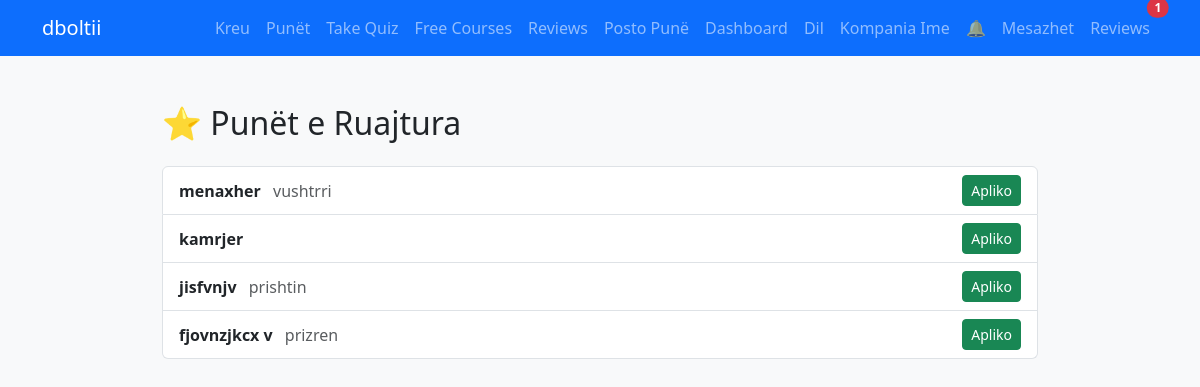
/dashboard.php (signed in), run on the app's committed database.
### tables this page shows
CREATE TABLE `jobs` (
  `id` int(11) NOT NULL,
  `user_id` int(11) NOT NULL,
  `title` varchar(255) NOT NULL,
  `city` varchar(50) NOT NULL,
  `status` varchar(10) NOT NULL DEFAULT 'open',
  `phone` varchar(30) DEFAULT NULL,
  `description` text DEFAULT NULL,
  `created_at` timestamp NOT NULL DEFAULT current_timestamp(),
  `contact` varchar(9) DEFAULT NULL,
  `category` int(255) DEFAULT NULL,
  `image` varchar(255) DEFAULT NULL,
  `salary` varchar(50) NOT NULL
);

### dashboard.php (the view, shortened to what this page needs)
<?php
include('inc/db.php');
$user_id = $_SESSION['user_id'];
$result = $conn->query("SELECT j.id, j.title, j.city FROM bookmarks b JOIN jobs j ON b.job_id = j.id WHERE b.user_id = $user_id ORDER BY b.created_at DESC");
include('inc/header.php');
?>
<div class="container mt-5" style="max-width: 900px;">
  <h2 class="mb-4">⭐ Punët e Ruajtura</h2>
  <?php if ($result->num_rows > 0): ?>
    <ul class="list-group">
      <?php while($row = $result->fetch_assoc()): ?>
        <li class="list-group-item d-flex justify-content-between align-items-center">
          <span>
            <strong><?php echo htmlspecialchars($row['title']); ?></strong>
            <span class="text-muted ms-2"><?php echo htmlspecialchars($row['city']); ?></span>
          </span>
          <a href="apply.php?job_id=<?php echo $row['id']; ?>&title=<?php echo urlencode($row['title']); ?>" class="btn btn-success btn-sm">Apliko</a>
        </li>
      <?php endwhile; ?>
    </ul>
  <?php else: ?>
    <div class="alert alert-info">Nuk keni ruajtur asnjë punë ende.</div>
  <?php endif; ?>
</div>
<?php include('inc/footer.php'); ?>

### css/style.css (style rules this page uses)
body { background-color: #f8f9fa; }

### data on the page
jobs: title "menaxher", city "vushtrri"
jobs: title "kamrjer"
jobs: title "jisfvnjv", city "prishtin"
jobs: title "fjovnzjkcx v", city "prizren"

### other printed values
$new_applications "1"
